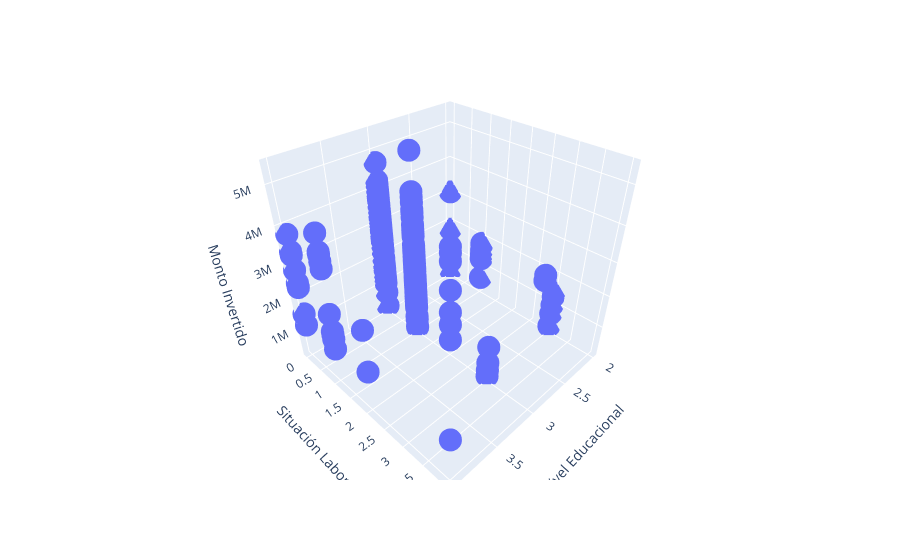
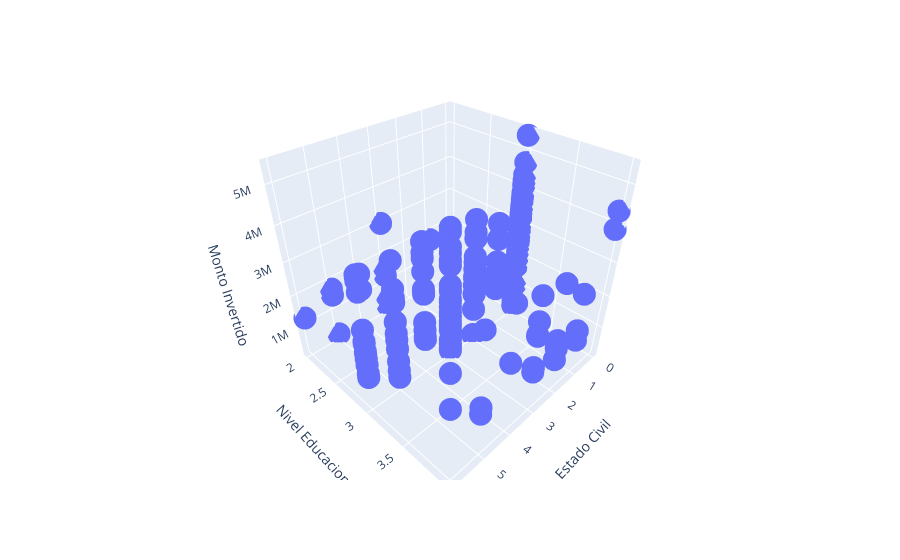
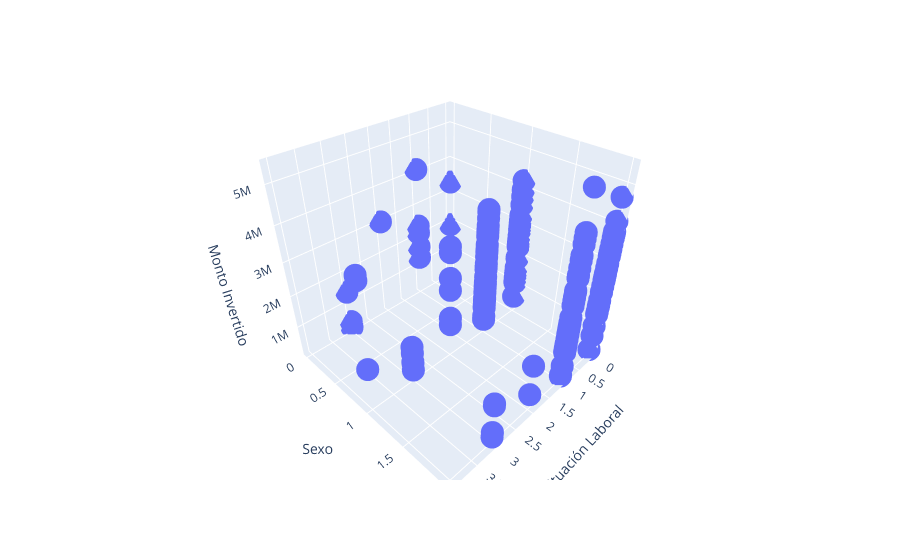

Notebook code cell kept with these figures, in order:
### Markdown cell above
La mayoría de los gráficos generados corresponde a nubes de puntos sin mayor interpretación posible. Otros tantos son gráficos de variables booleanas o con muy pocas alternativas como para detectar patrones claros.

Sin embargo, sí hay ciertas variables que al interactuar una con la otra se dividen en grupos o marcan tendencias. Ejemplos de ello son la edad con el consumo, la pobreza de la comuna con el consumo y la frecuencia de compra con el consumo. No tomaremos en cuenta la comuna, pues esta variable nos sirvió de llave para medir la pobreza, y por lo tanto nuestro análisis se centrará la variable que derivamos.

<h3>6.2. Visualización en Tres Dimensiones</h3>

El nivel eduacional, la situación laboral y los montos invertidos son interesantes.

### Code cell
# Establecer el renderer por defecto para abrir el gráfico en el navegador
pio.renderers.default = 'vscode'
#si se les queda muy pegado comenten la línea anterior y usen esta
#pio.renderers.default = 'browser'

# Visualize up to three variables using a 3d scatter plot with plotly

fig1 = px.scatter_3d(dataset_enriquecido, x='Nivel Educacional', y='Situación Laboral',
                     z='Monto Invertido')


fig2 = px.scatter_3d(dataset_enriquecido, x='Estado Civil', y='Nivel Educacional',
                     z='Monto Invertido')


fig3= px.scatter_3d(dataset_enriquecido, x='Situación Laboral', y='Sexo',
                    z='Monto Invertido')


fig1.show()
fig2.show()
fig3.show()

### Figure 1 — Plotly figure (JSON) as saved in the notebook; plotly's stock layout.template omitted (floating-point values rounded to 4 significant figures; data arrays with more than 128 entries replaced by an {"elided": "..."} marker saying what was removed)
{"data": [{"hovertemplate": "Nivel Educacional=%{x}<br>Situación Laboral=%{y}<br>Monto Invertido=%{z}<extra></extra>", "legendgroup": "", "marker": {"color": "#636efa", "symbol": "circle"}, "mode": "markers", "name": "", "scene": "scene", "showlegend": false, "type": "scatter3d", "x": {"elided": "181 int values"}, "y": {"elided": "181 int values"}, "z": {"elided": "181 int values"}}], "layout": {"legend": {"tracegroupgap": 0}, "margin": {"t": 60}, "scene": {"domain": {"x": [0, 1], "y": [0, 1]}, "xaxis": {"title": {"text": "Nivel Educacional"}}, "yaxis": {"title": {"text": "Situación Laboral"}}, "zaxis": {"title": {"text": "Monto Invertido"}}}}}

### Figure 2 — Plotly figure (JSON) as saved in the notebook; plotly's stock layout.template omitted (floating-point values rounded to 4 significant figures; data arrays with more than 128 entries replaced by an {"elided": "..."} marker saying what was removed)
{"data": [{"hovertemplate": "Estado Civil=%{x}<br>Nivel Educacional=%{y}<br>Monto Invertido=%{z}<extra></extra>", "legendgroup": "", "marker": {"color": "#636efa", "symbol": "circle"}, "mode": "markers", "name": "", "scene": "scene", "showlegend": false, "type": "scatter3d", "x": {"elided": "181 int values"}, "y": {"elided": "181 int values"}, "z": {"elided": "181 int values"}}], "layout": {"legend": {"tracegroupgap": 0}, "margin": {"t": 60}, "scene": {"domain": {"x": [0, 1], "y": [0, 1]}, "xaxis": {"title": {"text": "Estado Civil"}}, "yaxis": {"title": {"text": "Nivel Educacional"}}, "zaxis": {"title": {"text": "Monto Invertido"}}}}}

### Figure 3 — Plotly figure (JSON) as saved in the notebook; plotly's stock layout.template omitted (floating-point values rounded to 4 significant figures; data arrays with more than 128 entries replaced by an {"elided": "..."} marker saying what was removed)
{"data": [{"hovertemplate": "Situación Laboral=%{x}<br>Sexo=%{y}<br>Monto Invertido=%{z}<extra></extra>", "legendgroup": "", "marker": {"color": "#636efa", "symbol": "circle"}, "mode": "markers", "name": "", "scene": "scene", "showlegend": false, "type": "scatter3d", "x": {"elided": "181 int values"}, "y": {"elided": "181 int values"}, "z": {"elided": "181 int values"}}], "layout": {"legend": {"tracegroupgap": 0}, "margin": {"t": 60}, "scene": {"domain": {"x": [0, 1], "y": [0, 1]}, "xaxis": {"title": {"text": "Situación Laboral"}}, "yaxis": {"title": {"text": "Sexo"}}, "zaxis": {"title": {"text": "Monto Invertido"}}}}}
